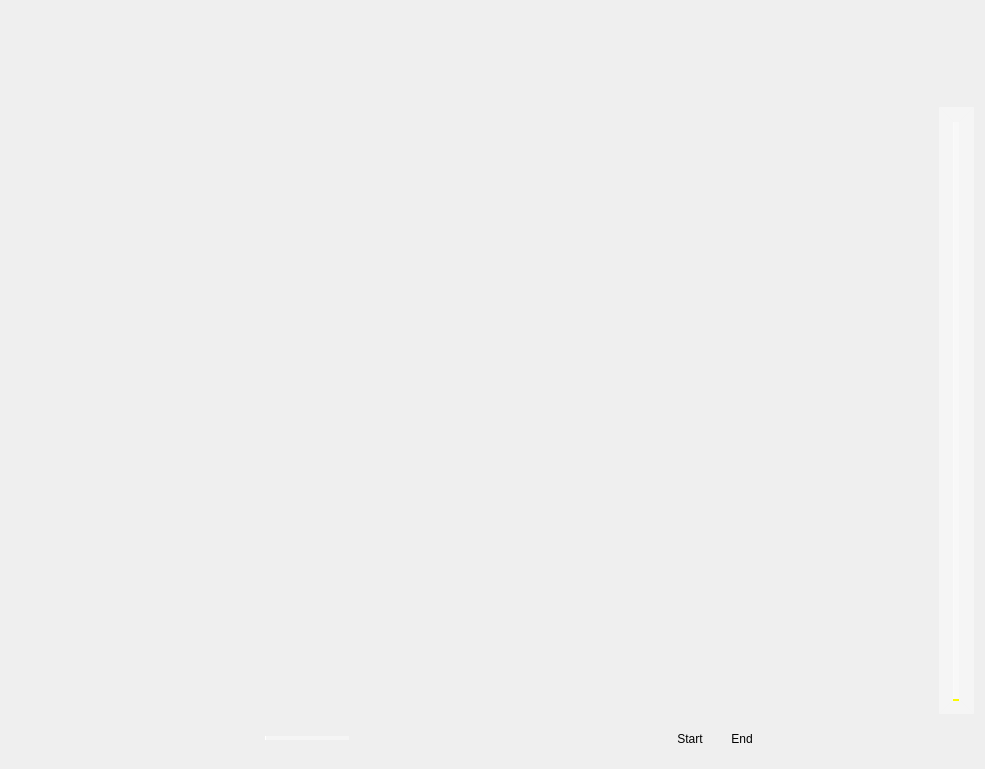
<?xml version="1.0" encoding="UTF-8"?>
<ui version="4.0">
 <class>Main_Widget</class>
 <widget class="QWidget" name="Main_Widget">
  <property name="geometry">
   <rect>
    <x>0</x>
    <y>0</y>
    <width>985</width>
    <height>769</height>
   </rect>
  </property>
  <property name="windowTitle">
   <string>Main_Widget</string>
  </property>
  <property name="windowIcon">
   <iconset resource="image.qrc">
    <normaloff>:/image/image-hover/music.ico</normaloff>:/image/image-hover/music.ico</iconset>
  </property>
  <property name="autoFillBackground">
   <bool>true</bool>
  </property>
  <property name="styleSheet">
   <string notr="true"/>
  </property>
  <layout class="QGridLayout" name="gridLayout_3">
   <item row="3" column="0" rowspan="2" colspan="4">
    <widget class="QStackedWidget" name="stackedWidget">
     <widget class="QWidget" name="page">
      <layout class="QGridLayout" name="gridLayout_2">
       <item row="0" column="0">
        <widget class="QListWidget" name="listWidget_history">
         <property name="styleSheet">
          <string notr="true">QListWidget{
font: 75 12pt &quot;Comic Sans MS&quot;;
background-color:transparent;

}
QListWidget::item{
color:rgb(120,120,120);
border:none;
margin-top:3px;

}
QListWidget::item:hover{
padding-left:4px;
margin-top:3px;
color:rgb(100,100,100);
background-color:rgba(255,255,255,0.2);



}
QListWidget::item:selected{
outline:none;
margin-top:3px;
padding-left:4px;
background-color:rgba(255,255,255,0.5);
color:rgb(0,0,0);
}
QListWidget::item:!active{
margin-top:3px;
border:none;
background-color:rgba(255,255,255,0);
color:rgb(120,120,120);
}


</string>
         </property>
        </widget>
       </item>
      </layout>
     </widget>
     <widget class="QWidget" name="page_2">
      <layout class="QGridLayout" name="gridLayout">
       <item row="0" column="0">
        <widget class="QListWidget" name="listWidget_list">
         <property name="styleSheet">
          <string notr="true">QListWidget{
font: 75 12pt &quot;Comic Sans MS&quot;;
background-color:transparent;

}
QListWidget::item{
color:rgb(120,120,120);
border:none;
margin-top:3px;

}
QListWidget::item:hover{
padding-left:4px;
margin-top:3px;
color:rgb(100,100,100);
background-color:rgba(255,255,255,0.2);



}
QListWidget::item:selected{
outline:none;
margin-top:3px;
padding-left:4px;
background-color:rgba(255,255,255,0.5);
color:rgb(0,0,0);
}
QListWidget::item:!active{
margin-top:3px;
border:none;
background-color:rgba(255,255,255,0);
color:rgb(120,120,120);
}


</string>
         </property>
        </widget>
       </item>
      </layout>
     </widget>
    </widget>
   </item>
   <item row="5" column="5">
    <widget class="QWidget" name="widget_2" native="true">
     <layout class="QHBoxLayout" name="horizontalLayout_5">
      <item>
       <widget class="QPushButton" name="start">
        <property name="styleSheet">
         <string notr="true">QPushButton
{
background-repeat:no-repeat;
background-position:center center;
border:none;

}

QPushButton:hover{
background-repeat:no-repeat;
background-position:center center;


}
QPushButton:pressed{
background-repeat:no-repeat;
background-position:center center;

}</string>
        </property>
        <property name="text">
         <string>Start</string>
        </property>
       </widget>
      </item>
      <item>
       <widget class="QPushButton" name="end">
        <property name="styleSheet">
         <string notr="true">QPushButton
{
background-repeat:no-repeat;
background-position:center center;
border:none;

}

QPushButton:hover{
background-repeat:no-repeat;
background-position:center center;


}
QPushButton:pressed{
background-repeat:no-repeat;
background-position:center center;

}</string>
        </property>
        <property name="text">
         <string>End</string>
        </property>
       </widget>
      </item>
      <item>
       <widget class="QPushButton" name="model">
        <property name="styleSheet">
         <string notr="true">QPushButton
{
background-repeat:no-repeat;
background-position:center center;
border:none;

}

QPushButton:hover{
background-repeat:no-repeat;
background-position:center center;


}
QPushButton:pressed{
background-repeat:no-repeat;
background-position:center center;

}</string>
        </property>
        <property name="text">
         <string/>
        </property>
       </widget>
      </item>
      <item>
       <widget class="QPushButton" name="sound_add">
        <property name="styleSheet">
         <string notr="true">QPushButton
{
background-image:url(:/image/image-hover/soundadd.jpg);
background-repeat:no-repeat;
background-position:center center;
border:none;

}

QPushButton:hover{

background-image:url(:/image/image-hover/soundadd.jpg);
background-repeat:no-repeat;
background-position:center center;


}
QPushButton:pressed{
background-image: url(:/image/image-hover/soundadd.jpg);
background-repeat:no-repeat;
background-position:center center;

}</string>
        </property>
        <property name="text">
         <string/>
        </property>
       </widget>
      </item>
      <item>
       <widget class="QPushButton" name="sound_reduce">
        <property name="styleSheet">
         <string notr="true">QPushButton
{
background-image:url(:/image/image-hover/soundreduce.jpg);
background-repeat:no-repeat;
background-position:center center;
border:none;

}

QPushButton:hover{

background-image:url(:/image/image-hover/soundreduce.jpg);
background-repeat:no-repeat;
background-position:center center;


}
QPushButton:pressed{
background-image: url(:/image/image-hover/soundreduce.jpg);
background-repeat:no-repeat;
background-position:center center;

}
</string>
        </property>
        <property name="text">
         <string/>
        </property>
       </widget>
      </item>
     </layout>
    </widget>
   </item>
   <item row="0" column="4">
    <spacer name="horizontalSpacer_5">
     <property name="orientation">
      <enum>Qt::Horizontal</enum>
     </property>
     <property name="sizeHint" stdset="0">
      <size>
       <width>267</width>
       <height>20</height>
      </size>
     </property>
    </spacer>
   </item>
   <item row="1" column="0" rowspan="2">
    <spacer name="verticalSpacer_2">
     <property name="orientation">
      <enum>Qt::Vertical</enum>
     </property>
     <property name="sizeHint" stdset="0">
      <size>
       <width>20</width>
       <height>40</height>
      </size>
     </property>
    </spacer>
   </item>
   <item row="0" column="5" colspan="2">
    <layout class="QHBoxLayout" name="horizontalLayout_4">
     <item>
      <spacer name="horizontalSpacer">
       <property name="orientation">
        <enum>Qt::Horizontal</enum>
       </property>
       <property name="sizeHint" stdset="0">
        <size>
         <width>188</width>
         <height>38</height>
        </size>
       </property>
      </spacer>
     </item>
     <item>
      <widget class="QWidget" name="widget" native="true">
       <layout class="QHBoxLayout" name="horizontalLayout">
        <item>
         <widget class="QPushButton" name="minimize">
          <property name="styleSheet">
           <string notr="true">QPushButton
{
border-radius:0px;
	
background-image: url(:/image/image/min.png);
background-color: rgba(255, 255, 255,0);
background-repeat:no-repeat;
border:none;
background-position:center center;

}

QPushButton:hover{



	background-color: rgb(255, 255, 255,100);


}
QPushButton:pressed{
	background-color: rgba(95, 95, 95,100);
border-color:rgba(255,255,255,30);
border-style:inset;
color:rgba(0,0,0,100);

}</string>
          </property>
          <property name="text">
           <string/>
          </property>
         </widget>
        </item>
        <item>
         <widget class="QPushButton" name="maximize">
          <property name="styleSheet">
           <string notr="true">QPushButton
{
border-radius:0px;
background-image: url(:/image/image/max.png);
background-color: rgba(255, 255, 255,0);
background-repeat:no-repeat;
border:none;
background-position:center center;

}

QPushButton:hover{



	background-color: rgb(255, 255, 255,100);


}
QPushButton:pressed{
	background-color: rgba(95, 95, 95,100);
border-color:rgba(255,255,255,30);
border-style:inset;
color:rgba(0,0,0,100);

}
</string>
          </property>
          <property name="text">
           <string/>
          </property>
         </widget>
        </item>
        <item>
         <widget class="QPushButton" name="close">
          <property name="styleSheet">
           <string notr="true">QPushButton
{
border-radius:0px;
background-image:url(:/image/image/quit.png);
background-color: rgba(255, 255, 255,0);
background-repeat:no-repeat;
border:none;
background-position:center center;

}
QPushButton:hover{

background-color: rgba(230,0,0,0.5);
}
QPushButton:pressed{
background-color: rgba(95, 95, 95,100);
border-color:rgba(255,255,255,30);
border-style:inset;
color:rgba(0,0,0,100);

}
</string>
          </property>
          <property name="text">
           <string/>
          </property>
         </widget>
        </item>
       </layout>
      </widget>
     </item>
    </layout>
   </item>
   <item row="3" column="5" rowspan="2">
    <spacer name="verticalSpacer">
     <property name="orientation">
      <enum>Qt::Vertical</enum>
     </property>
     <property name="sizeHint" stdset="0">
      <size>
       <width>20</width>
       <height>526</height>
      </size>
     </property>
    </spacer>
   </item>
   <item row="5" column="0" colspan="4">
    <layout class="QHBoxLayout" name="horizontalLayout_3">
     <item>
      <widget class="QWidget" name="widget_3" native="true">
       <layout class="QHBoxLayout" name="horizontalLayout_2">
        <item>
         <widget class="QPushButton" name="last">
          <property name="styleSheet">
           <string notr="true">QPushButton
{
background-image: url(:/image/image-hover/pre-hover.png);
background-repeat:no-repeat;
background-position:center center;
border:none;

}

QPushButton:hover{

background-image:url(:/image/image-hover/pre-hover.png);
background-repeat:no-repeat;
background-position:center center;


}
QPushButton:pressed{
background-image: url(:/image/image-hover/pre-hover.png);
background-repeat:no-repeat;
background-position:center center;

}</string>
          </property>
          <property name="text">
           <string/>
          </property>
         </widget>
        </item>
        <item>
         <widget class="QPushButton" name="play">
          <property name="styleSheet">
           <string notr="true">QPushButton
{
background-repeat:no-repeat;
background-position:center center;
border:none;

}

QPushButton:hover{
background-repeat:no-repeat;
background-position:center center;


}
QPushButton:pressed{
background-repeat:no-repeat;
background-position:center center;

}</string>
          </property>
          <property name="text">
           <string/>
          </property>
         </widget>
        </item>
        <item>
         <widget class="QPushButton" name="next">
          <property name="sizePolicy">
           <sizepolicy hsizetype="Minimum" vsizetype="Fixed">
            <horstretch>0</horstretch>
            <verstretch>0</verstretch>
           </sizepolicy>
          </property>
          <property name="autoFillBackground">
           <bool>false</bool>
          </property>
          <property name="styleSheet">
           <string notr="true">QPushButton
{
background-image: url(:/image/image-hover/next-hover.png);
background-repeat:no-repeat;
background-position:center center;
border:none;

}

QPushButton:hover{

background-image:url(:/image/image-hover/next-hover.png);
background-repeat:no-repeat;
background-position:center center;


}
QPushButton:pressed{
background-image: url(:/image/image-hover/next-hover.png);
background-repeat:no-repeat;
background-position:center center;

}</string>
          </property>
          <property name="text">
           <string/>
          </property>
         </widget>
        </item>
       </layout>
      </widget>
     </item>
     <item>
      <spacer name="horizontalSpacer_2">
       <property name="orientation">
        <enum>Qt::Horizontal</enum>
       </property>
       <property name="sizeHint" stdset="0">
        <size>
         <width>118</width>
         <height>38</height>
        </size>
       </property>
      </spacer>
     </item>
     <item>
      <widget class="QSlider" name="process">
       <property name="sizePolicy">
        <sizepolicy hsizetype="Expanding" vsizetype="Fixed">
         <horstretch>0</horstretch>
         <verstretch>0</verstretch>
        </sizepolicy>
       </property>
       <property name="toolTip">
        <string/>
       </property>
       <property name="styleSheet">
        <string notr="true">
    QSlider::add-page:Horizontal
     {     
background-color: rgba(255, 255, 255,100);
        height:4px;  
     } 
     QSlider::sub-page:Horizontal   
    {  
background-color: rgb(255, 255, 255);
        height:4px;
     }
    QSlider::groove:Horizontal   
    { 
        background:transparent; 
        height:4px;
    }  
    QSlider::handle:Horizontal  
    { 
        height:16px; 
        width:16px; 
	
	border-image: url(:/image/圆形 (9).png);
  margin: -6 0px; 
    }
     </string>
       </property>
       <property name="orientation">
        <enum>Qt::Horizontal</enum>
       </property>
      </widget>
     </item>
    </layout>
   </item>
   <item row="4" column="6">
    <widget class="QSlider" name="verticalSlider">
     <property name="styleSheet">
      <string notr="true"> QSlider 
    {  
        background-color: rgba(255,255,255,0.2);
        min-width:5px; 
        max-width:5px;
        border:15px solid rgba(255,255,255,0.2); 
    }
     QSlider::add-page:vertical
     {      
       
	    background-color: rgb(250, 250, 0);
        width:4px;
     }
     QSlider::sub-page:vertical  
    {
        background-color: rgba(255,255,255,0.5); 
        width:4px;
     }
    QSlider::groove:vertical 
    {
        background:transparent;
        width:6px;
    }
    QSlider::handle:vertical 
    {
         height: 13px;
        width:13px;
 
 margin: -0 -4px; 
	border-image: url(:/image/圆形 (8).png);
     }
</string>
     </property>
     <property name="orientation">
      <enum>Qt::Vertical</enum>
     </property>
    </widget>
   </item>
   <item row="5" column="4">
    <spacer name="horizontalSpacer_3">
     <property name="orientation">
      <enum>Qt::Horizontal</enum>
     </property>
     <property name="sizeHint" stdset="0">
      <size>
       <width>278</width>
       <height>20</height>
      </size>
     </property>
    </spacer>
   </item>
   <item row="1" column="2" rowspan="2">
    <layout class="QHBoxLayout" name="horizontalLayout_6">
     <item>
      <widget class="QPushButton" name="list">
       <property name="styleSheet">
        <string notr="true">QPushButton
{
background-image: url(:/image/image/list.png);
background-repeat:no-repeat;
background-position:center center;
border:none;

}

QPushButton:hover{

background-image:url(:/image/image/list.png);
background-repeat:no-repeat;
background-position:center center;


}
QPushButton:pressed{
background-image: url(:/image/image/list.png);
background-repeat:no-repeat;
background-position:center center;

}
</string>
       </property>
       <property name="text">
        <string/>
       </property>
      </widget>
     </item>
     <item>
      <widget class="QPushButton" name="history">
       <property name="styleSheet">
        <string notr="true">QPushButton
{
background-image: url(:/image/image/play-resently.png);
background-repeat:no-repeat;
background-position:center center;
border:none;

}

QPushButton:hover{

background-image: url(:/image/image/presently.png);
background-repeat:no-repeat;
background-position:center center;


}

QPushButton:pressed{
background-image: url(:/image/image/play-resently.png);
background-repeat:no-repeat;
background-position:center center;

}</string>
       </property>
       <property name="text">
        <string/>
       </property>
      </widget>
     </item>
    </layout>
   </item>
  </layout>
  <zorder>verticalSlider</zorder>
  <zorder>widget_2</zorder>
  <zorder>stackedWidget</zorder>
  <zorder>verticalSpacer</zorder>
  <zorder>horizontalSpacer_5</zorder>
  <zorder>verticalSpacer_2</zorder>
  <zorder>horizontalSpacer_3</zorder>
  <zorder></zorder>
  <zorder></zorder>
 </widget>
 <layoutdefault spacing="6" margin="11"/>
 <resources>
  <include location="image.qrc"/>
 </resources>
 <connections/>
</ui>
